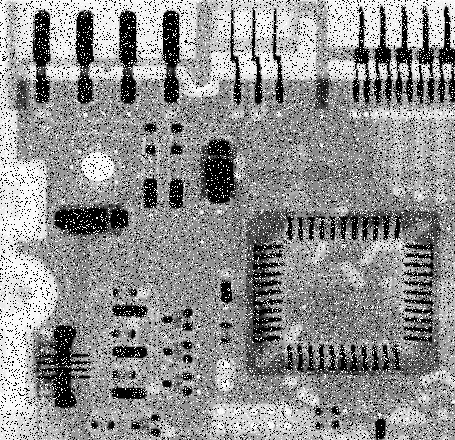
#> input picture CH05/input/Fig0510(a)(ckt-board-saltpep-prob.pt05).tif, 455 x 440 px
$ python median-min-max-filter.py 'input/Fig0510(a)(ckt-board-saltpep-prob.pt05).tif'
#> lines starting #> are read from the running program, lines starting #| are printed output that depends on the picture
### CH05/filters.py
import numpy

# [42 lines left out: functions arithmetic_mean_filter, geometric_mean_filter, harmonic_mean_filter, contraharmonic_mean_filter, not called in this run]


def median_filter(img,w,h):
    w2 = w//2
    h2 = h//2

    out = img.copy()
    for i in range(h2,img.shape[0]-h2):
        for j in range(w2,img.shape[1]-w2):
            window = img[i-h2:i+h2+1,j-w2:j+w2+1]
            out[i,j] = numpy.median(window)
    return out

def max_filter(img,w,h):
    w2 = w//2
    h2 = h//2

    out = img.copy()
    for i in range(h2,img.shape[0]-h2):
        for j in range(w2,img.shape[1]-w2):
            window = img[i-h2:i+h2+1,j-w2:j+w2+1]
            out[i,j] = numpy.max(window)
    return out

def min_filter(img,w,h):
    w2 = w//2
    h2 = h//2

    out = img.copy()
    for i in range(h2,img.shape[0]-h2):
        for j in range(w2,img.shape[1]-w2):
            window = img[i-h2:i+h2+1,j-w2:j+w2+1]
            out[i,j] = numpy.min(window)
    return out

# [59 lines left out: functions midpoint_filter, alpha_trimmed_filter, adaptive_median_filter, not called in this run]

### CH05/median-min-max-filter.py
import skimage
from skimage import io, filters, color
import matplotlib.pyplot as plt
import numpy as np
import math
import sys
import filters as F


def disable_tick(axs):
    for u in range(len(axs)):
        for v in range(len(axs[0])):
            axs[u,v].axes.get_xaxis().set_ticks([])
            axs[u,v].axes.get_yaxis().set_ticks([])

img1 = io.imread("input/"+"Fig0510(a)(ckt-board-saltpep-prob.pt05).tif")
#> img1 is the input picture: shape (440, 455); min 0, max 255, mean 144.1
img1 = skimage.img_as_float(img1)


f,axs = plt.subplots(2,3,figsize=(12,9))
disable_tick(axs)

axs[0,0].imshow(img1,cmap="gray")
axs[0,0].set_title("salt & pepper noise p=0.1")

img2 = F.median_filter(img1,3,3)
#> after the loop in median_filter, `for i in range(h2,img.shape[0]-h2):`:
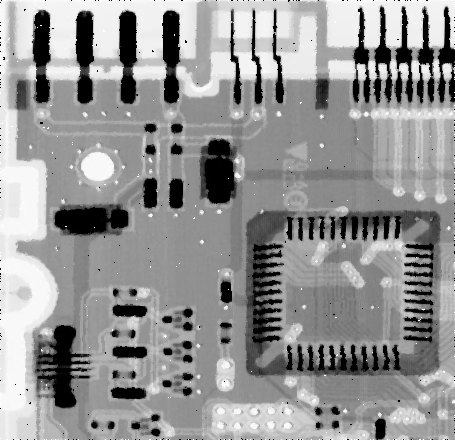
#> out: shape (440, 455) float64; min 0, max 1, mean 0.581
axs[0,1].imshow(img2,cmap="gray")
axs[0,1].set_title("median filter 1 times")


img3 = F.median_filter(img2,3,3)
axs[0,2].imshow(img3,cmap="gray")
axs[0,2].set_title("median filter 2 times")

img4 = F.median_filter(img1,3,3)
axs[1,0].imshow(img4,cmap="gray")
axs[1,0].set_title("median filter 3 times")

img5 = io.imread("input/Fig0508(a)(circuit-board-pepper-prob-pt1).tif")
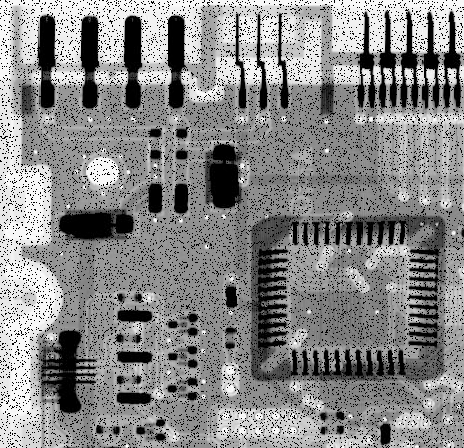
#> input picture CH05/input/Fig0508(a)(circuit-board-pepper-prob-pt1).tif, 464 x 448 px
#> img5 is the input picture: shape (448, 464); min 0, max 255, mean 135.7
img5 = F.max_filter(img5,3,3)
#> after the loop in max_filter, `for i in range(h2,img.shape[0]-h2):`:
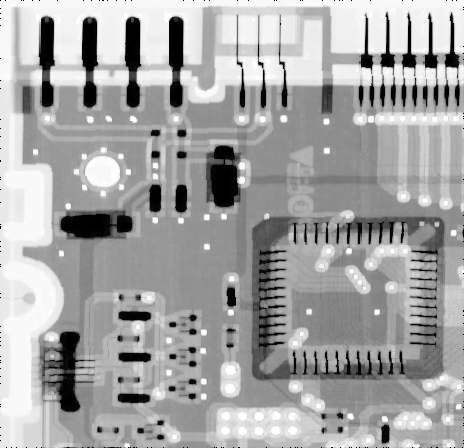
#> out: shape (448, 464); min 0, max 255, mean 164.8
axs[1,1].imshow(img5,cmap="gray")
axs[1,1].set_title("max filter")

img6 = io.imread("input/Fig0508(b)(circuit-board-salt-prob-pt1).tif")
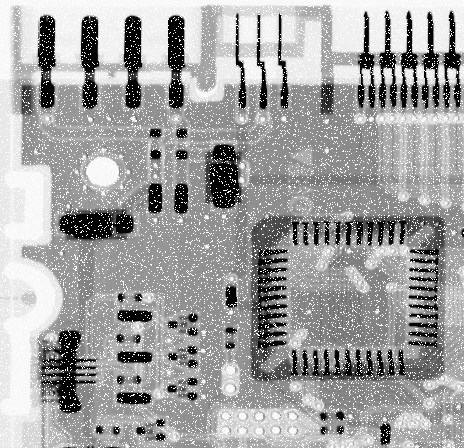
#> input picture CH05/input/Fig0508(b)(circuit-board-salt-prob-pt1).tif, 464 x 448 px
#> img6 is the input picture: shape (448, 464); min 0, max 255, mean 161.2
img6 = F.min_filter(img6,3,3)
#> after the loop in min_filter, `for i in range(h2,img.shape[0]-h2):`:
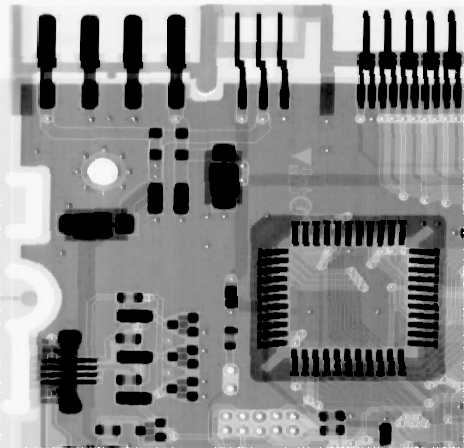
#> out: shape (448, 464); min 0, max 255, mean 136.6
axs[1,2].imshow(img6,cmap="gray")
axs[1,2].set_title("min filter")

plt.savefig("output/"+sys.argv[0][:-2]+"png")
plt.show()
